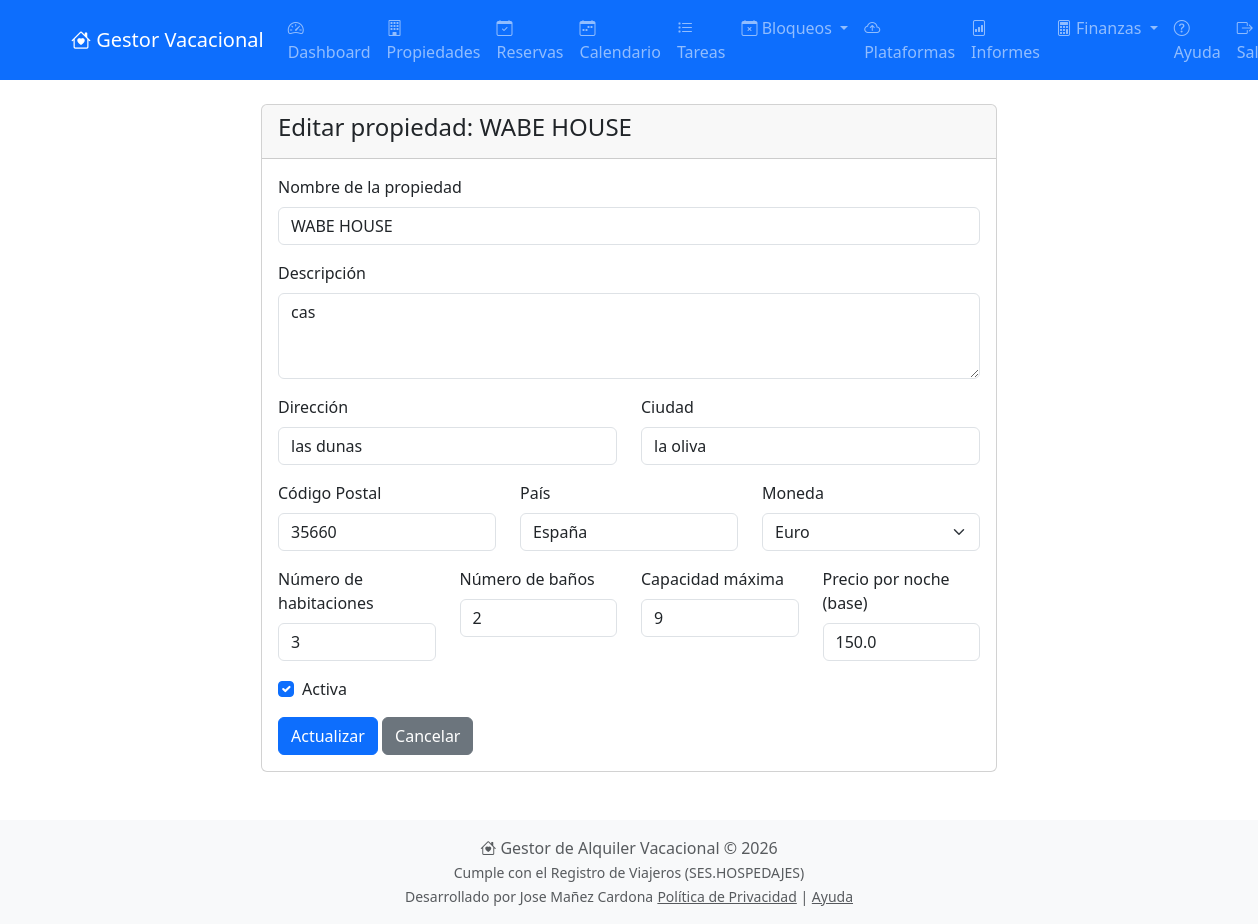
/propiedades/editar/1 (signed in), run on the app's committed database.
### models.py (models this page shows, shortened)
class Propiedad(db.Model):
    __tablename__ = 'propiedades'
    id = db.Column(db.Integer, primary_key=True)
    nombre = db.Column(db.String(100), nullable=False)
    descripcion = db.Column(db.Text)
    direccion = db.Column(db.String(200))
    ciudad = db.Column(db.String(100))
    codigo_postal = db.Column(db.String(20))
    pais = db.Column(db.String(50))
    num_habitaciones = db.Column(db.Integer, default=1)
    num_banos = db.Column(db.Integer, default=1)
    capacidad_max = db.Column(db.Integer, default=2)
    precio_noche = db.Column(db.Float, nullable=False)
    moneda = db.Column(db.String(3), default='EUR')
    activa = db.Column(db.Boolean, default=True)
    fecha_creacion = db.Column(db.DateTime, default=datetime.utcnow)
    usuario_id = db.Column(db.Integer, db.ForeignKey('users.id'))
    tipo_impuesto = db.Column(db.String(10), default='IVA')
    porcentaje_impuesto = db.Column(db.Float, default=7.0)
    aplicar_retencion = db.Column(db.Boolean, default=False)
    porcentaje_retencion = db.Column(db.Float, default=0.0)
    codigo_ses = db.Column(db.String(50))  # Código de establecimiento
    codigo_arrendador = db.Column(db.String(50))  # Código de arrendador
    usuario_ses = db.Column(db.String(50))  # Usuario WS
    password_ses = db.Column(db.String(50))  # Contraseña WS
    propietario = db.relationship('User', back_populates='propiedades')
    reservas = db.relationship('Reserva', back_populates='propiedad', lazy='dynamic', cascade='all, delete-orphan')
    tareas = db.relationship('Tarea', back_populates='propiedad_rel', lazy='dynamic', cascade='all, delete-orphan')
    calendarios_ical = db.relationship('CalendarioIcal', back_populates='propiedad', lazy='dynamic', cascade='all, delete-orphan')
    habitaciones = db.relationship('Habitacion', back_populates='propiedad', lazy='dynamic', cascade='all, delete-orphan')
    ingresos = db.relationship('Ingreso', back_populates='propiedad', lazy='dynamic')
    gastos = db.relationship('Gasto', back_populates='propiedad', lazy='dynamic')
    bloqueos = db.relationship('BloqueoPropiedad', back_populates='propiedad', lazy='dynamic', cascade='all, delete-orphan')

### propiedades.py (the view, shortened to what this page needs)
@propiedades_bp.route('/editar/<int:id>', methods=['GET', 'POST'])
@login_required
def editar(id):
    propiedad = Propiedad.query.get_or_404(id)
    log_audit(current_user.id, 'crear', 'propiedad', propiedad.id, None, {'nombre': propiedad.nombre})
    if propiedad.usuario_id != current_user.id:
        flash('No tienes permiso para editar esta propiedad', 'danger')
        return redirect(url_for('propiedades.index'))
    form = PropiedadForm(obj=propiedad)
    return render_template('propiedades/editar.html', form=form, propiedad=propiedad)

### app.py (called while the page is built)
@login.user_loader
def load_user(user_id):
    return db.session.get(User, int(user_id))

### utils.py (called while the page is built)
def log_audit(usuario_id, accion, entidad, entidad_id, datos_previos=None, datos_nuevos=None):
    from models import db
    try:
        log = AuditLog(
            usuario_id=usuario_id,
            accion=accion,
            entidad=entidad,
            entidad_id=entidad_id,
            datos_previos=json.dumps(datos_previos, default=str) if datos_previos else None,
            datos_nuevos=json.dumps(datos_nuevos, default=str) if datos_nuevos else None,
            ip=request.remote_addr,
            fecha=datetime.utcnow()
        )
        db.session.add(log)
        db.session.commit()
    except Exception as e:
        print(f"Error al registrar auditoría: {e}")
    db.session.add(log)
    db.session.commit()

### templates/propiedades/editar.html (shortened to what this page needs)
{% extends "base.html" %}
{% block content %}
<div class="row justify-content-center">
    <div class="col-md-8">
        <div class="card">
            <div class="card-header">
                <h4>Editar propiedad: {{ propiedad.nombre }}</h4>
            </div>
            <div class="card-body">
                <form method="POST" action="">
                    <div class="mb-3">
                        {{ form.nombre.label(class="form-label") }}
                        {{ form.nombre(class="form-control") }}
                    </div>
                    <div class="mb-3">
                        {{ form.descripcion.label(class="form-label") }}
                        {{ form.descripcion(class="form-control", rows=3) }}
                    </div>
                    <div class="row">
                        <div class="col-md-6 mb-3">
                            {{ form.direccion.label(class="form-label") }}
                            {{ form.direccion(class="form-control") }}
                        </div>
                        <div class="col-md-6 mb-3">
                            {{ form.ciudad.label(class="form-label") }}
                            {{ form.ciudad(class="form-control") }}
                        </div>
                    </div>
                    <div class="row">
                        <div class="col-md-4 mb-3">
                            {{ form.codigo_postal.label(class="form-label") }}
                            {{ form.codigo_postal(class="form-control") }}
                        </div>
                        <div class="col-md-4 mb-3">
                            {{ form.pais.label(class="form-label") }}
                            {{ form.pais(class="form-control") }}
                        </div>
                        <div class="col-md-4 mb-3">
                            {{ form.moneda.label(class="form-label") }}
                            {{ form.moneda(class="form-select") }}
                        </div>
                    </div>
                    <div class="row">
                        <div class="col-md-3 mb-3">
                            {{ form.num_habitaciones.label(class="form-label") }}
                            {{ form.num_habitaciones(class="form-control", type="number") }}
                        </div>
                        <div class="col-md-3 mb-3">
                            {{ form.num_banos.label(class="form-label") }}
                            {{ form.num_banos(class="form-control", type="number") }}
                        </div>
                        <div class="col-md-3 mb-3">
                            {{ form.capacidad_max.label(class="form-label") }}
                            {{ form.capacidad_max(class="form-control", type="number") }}
                        </div>
                        <div class="col-md-3 mb-3">
                            {{ form.precio_noche.label(class="form-label") }}
                            {{ form.precio_noche(class="form-control", type="number", step="0.01") }}
                        </div>
                    </div>
                    <div class="mb-3 form-check">
                        {{ form.activa(class="form-check-input") }}
                        {{ form.activa.label(class="form-check-label") }}
                    </div>
                    <button type="submit" class="btn btn-primary">Actualizar</button>
                    <a href="{{ url_for('propiedades.index') }}" class="btn btn-secondary">Cancelar</a>
                </form>
            </div>
        </div>
    </div>
</div>
{% endblock %}

### data on the page
Propiedad: nombre "WABE HOUSE", descripcion "cas", direccion "las dunas", ciudad "la oliva", codigo_postal "35660", pais "España", moneda "Euro", num_habitaciones "3", num_banos "2", capacidad_max "9", precio_noche "150.0", activa "☑"
